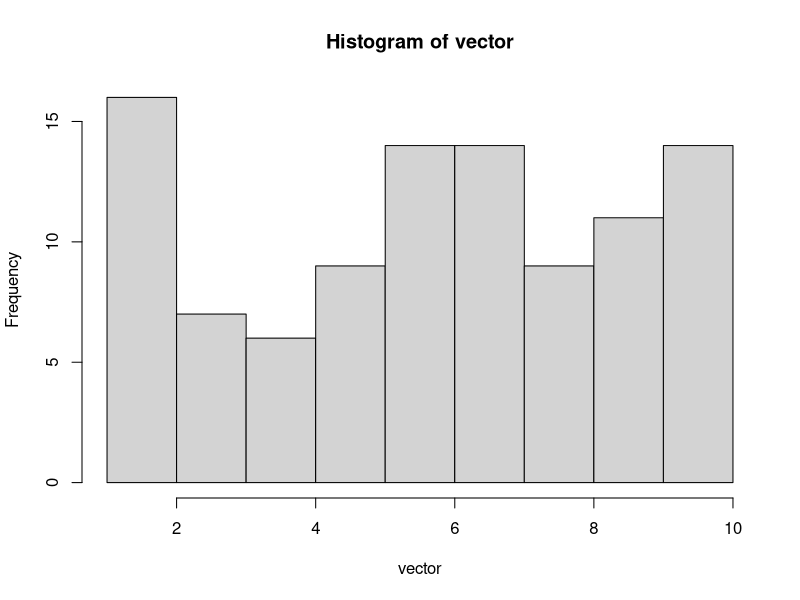

This chart was generated by the following R code:
## ---- chunk 1
knitr::opts_chunk$set(echo = TRUE)
## ---- chunk 2
set.seed(0)
vector <- sample(1:10, size = 100,replace = TRUE)
vector
## ---- chunk 3
# Create a histogram for vector
hist(vector)
